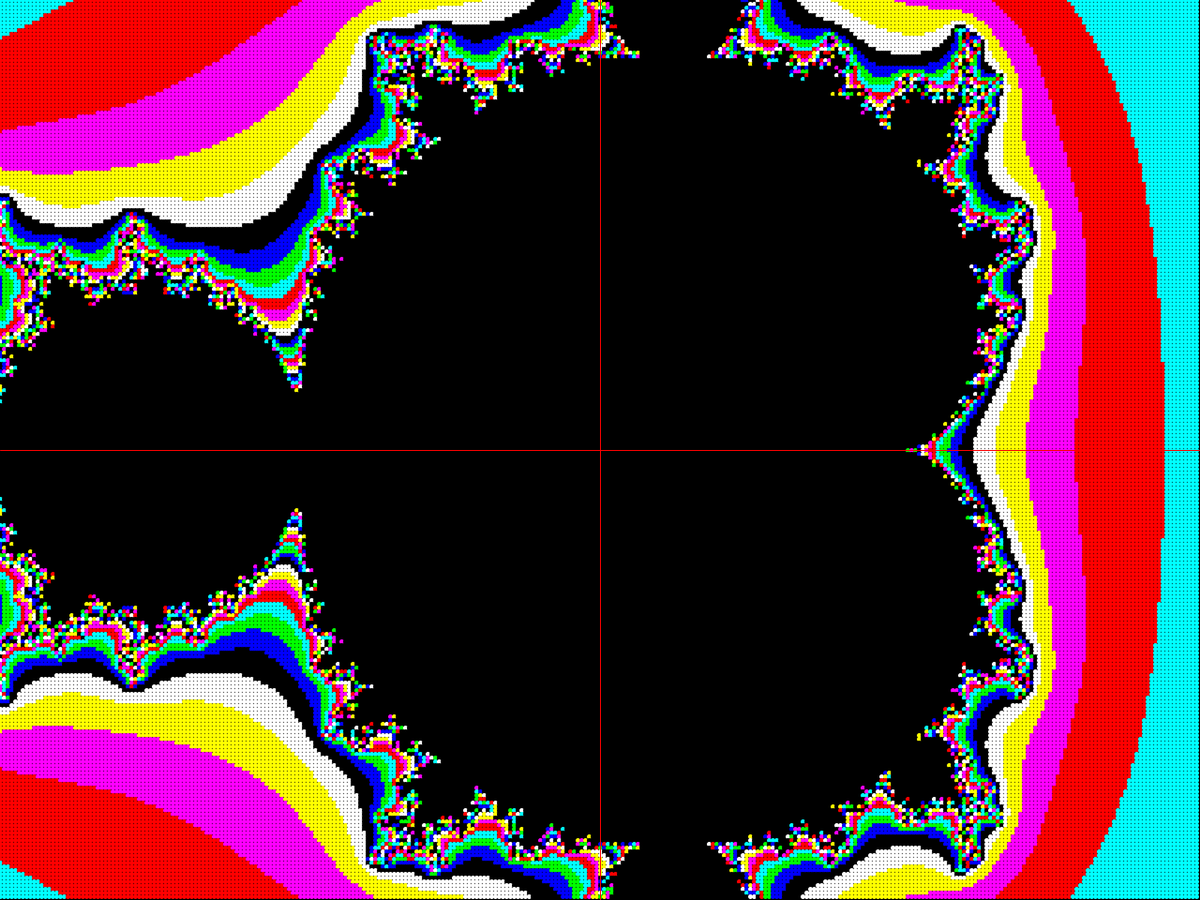
Frame 1 (no input)
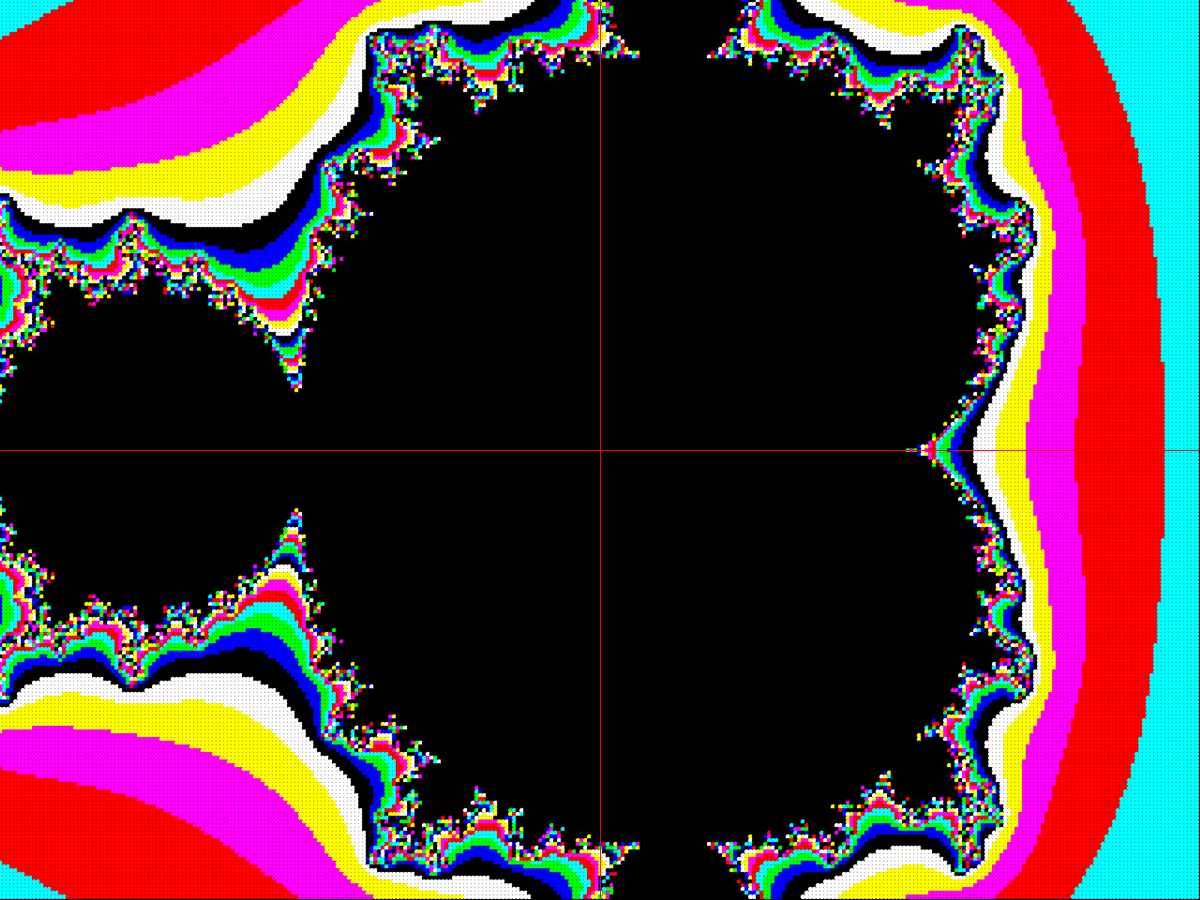
Frame 2 (the mouse pressed at the canvas centre, redrawn once)

The Processing sketch that drew these frames (run headless with seeded random() and noise(); the mouse was pressed at the canvas centre and the sketch redrawn once):

// Processing sketch: mandelbrot
// ── mandelbrot.pde
int kx, ky;
int WIDTH = 320;
int HEIGHT = 240;

boolean hsbcolor = false;

void setup() {
    size(1280, 960);
    //fullScreen();
    kx = width / WIDTH;
    ky = height / HEIGHT;
    println(kx, ky);
    background(0);
    noLoop();
    if (hsbcolor) colorMode(HSB, 255);
}

int iterations = 32;
int maxDistSq = 24;
boolean colored = true;

void draw() {
    float w = 2;
    //float h = (w * HEIGHT) / WIDTH;
    float h = w * 0.75;
    
    float xmin = -(w+0.5)/2;
    float ymin = -(h)/2;
    println(xmin, ymin);
    
    float xmax = xmin + w;
    float ymax = ymin + h;
    
    float dx = (xmax-xmin) / WIDTH;
    float dy = (ymax-ymin) / HEIGHT;
    
    // Start y
    float y = ymin;
    for (int j = 0; j < HEIGHT; j++) {
        float x = xmin;
        for (int i = 0; i < WIDTH; i++) {
            
            if (i == 199 && j == 34) {
                println("hi"); //<>//
            }
            
            // Test and iterate z = z^2 + cm does z -> infty
            float a = x;
            float b = y;
            int n = 0;
            
            while (n < iterations) {
                float aa = a * a;
                float bb = b * b;
                float twoab = 2 * a * b;
                
                a = aa - bb + x;
                b = twoab + y;
                float distance = aa + bb;
                //float distance = aa * aa + bb * bb;
                
                if (distance > maxDistSq) {
                    break;
                }
                n++;
            }
            
            if (n == iterations) {
                stroke(0);
                pixel(i, j);
            } else {
                if (hsbcolor) stroke(map(n, 0, iterations, 10, 190), 255, 255);
                else {
                //stroke(0, map(n, 0, iterations, 50, 255), 50);
                    int mod = n % 8;
                    int c_r = mod / 4;
                    int c_g = (mod / 2) % 2;
                    int c_b = mod % 2;
                    stroke(
                        map(c_r, 0, 1, 0, 255),
                        map(c_g, 0, 1, 0, 255),
                        map(c_b, 0, 1, 0, 255)
                    );
                }
                pixel(i, j);
            }
            
            x += dx;
        }
        y += dy;
    }
    stroke(255, 0, 0);
    strokeWeight(1);
    line(width/2, 0, width/2, height);
    line(0, height/2, width, height/2);
}

void pixel(int x, int y) {
    strokeWeight(kx + 1);
    point(x * kx, y * ky);
}
